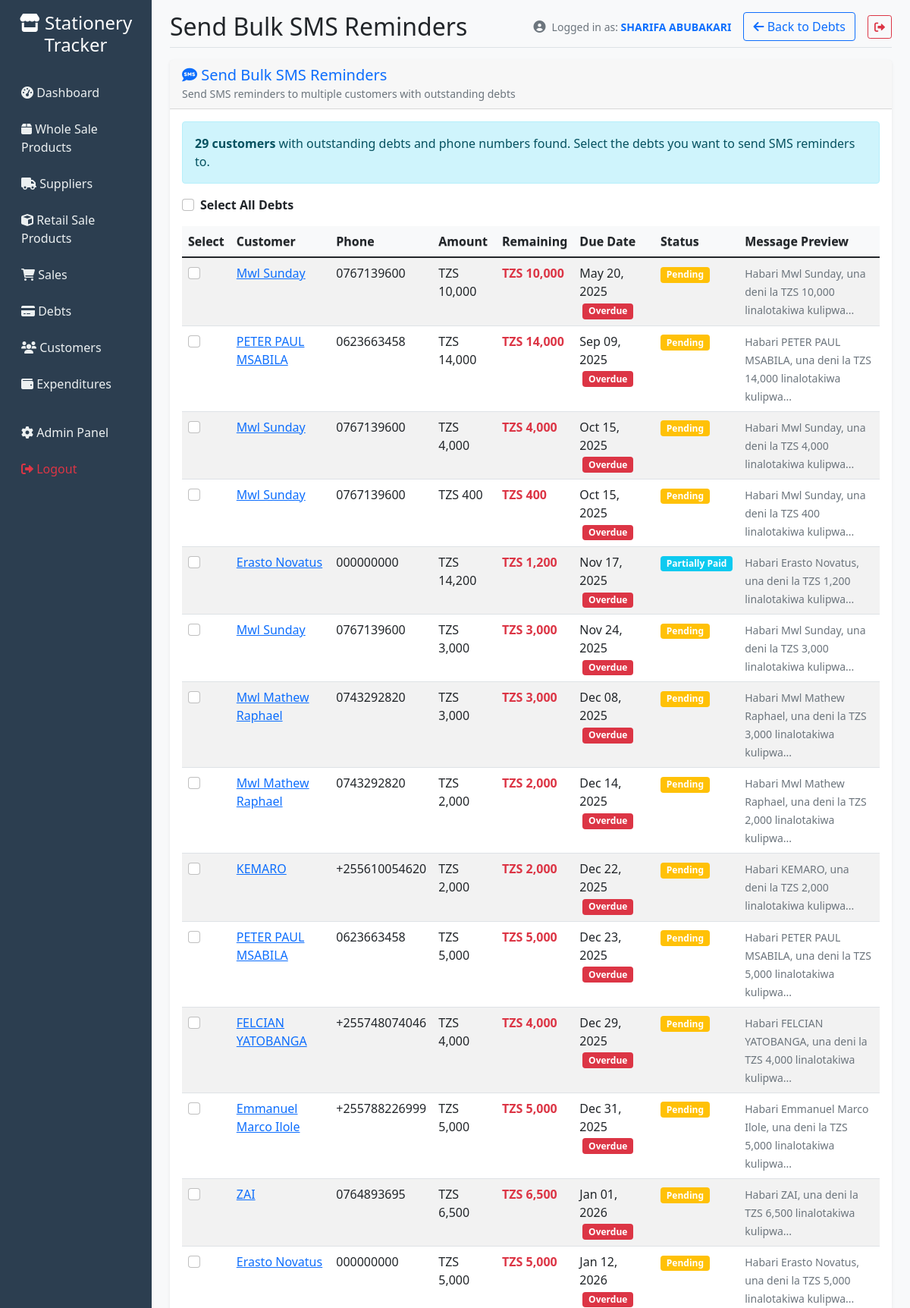
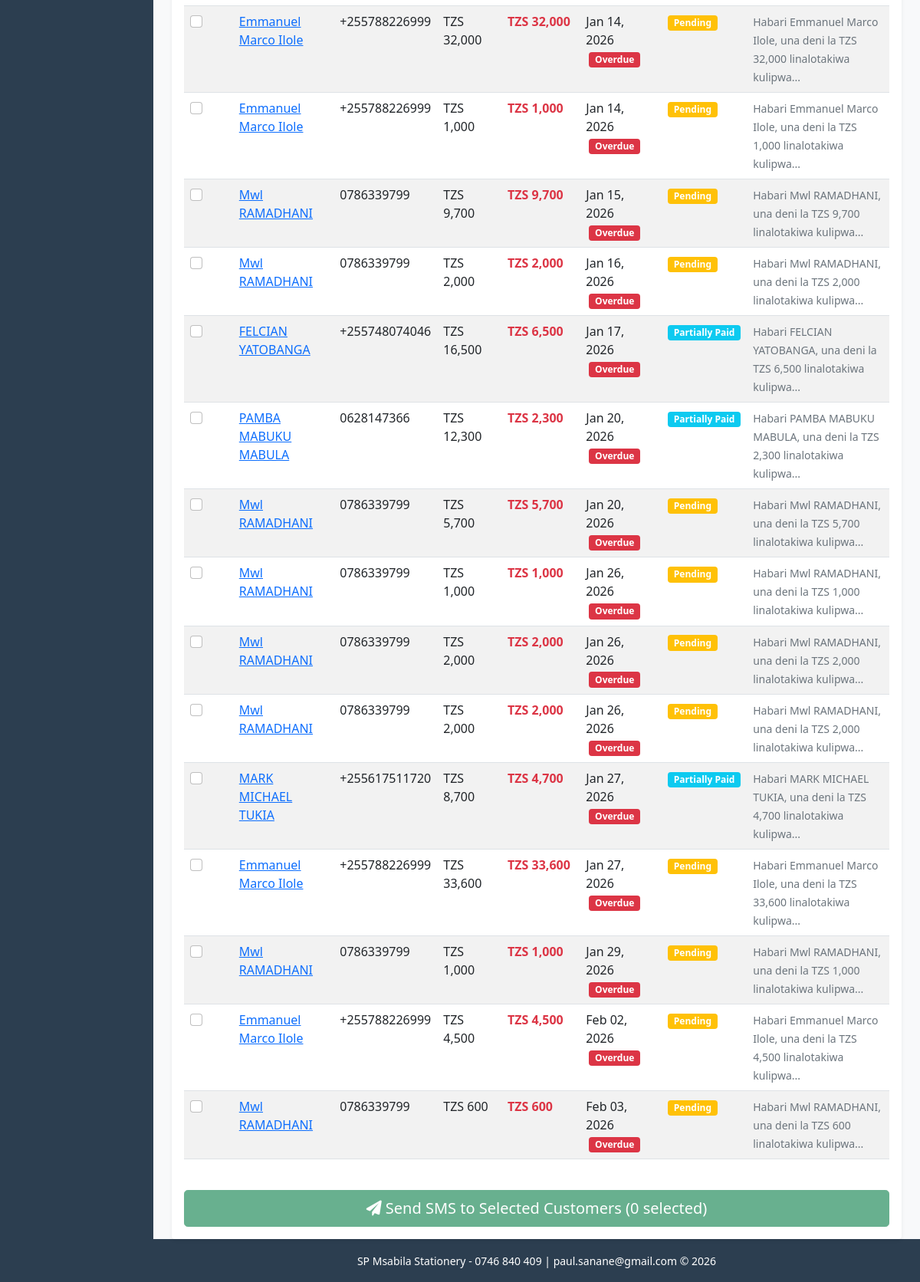
The page /debts/send-bulk-sms/ (signed in) on the database its author committed (2 pictures, top to bottom).
### tracker/models.py (models this page shows, shortened)
class Debt(models.Model):
    STATUS_CHOICES = [
        ('pending', 'Pending'),
        ('partial', 'Partially Paid'),
        ('paid', 'Paid'),
        ('overdue', 'Overdue'),
    ]
    customer = models.ForeignKey(Customer, on_delete=models.CASCADE, related_name='debts')
    sale = models.ForeignKey(Sale, on_delete=models.SET_NULL, related_name='debts', null=True, blank=True)
    created_by = models.ForeignKey(User, on_delete=models.SET_NULL, null=True, blank=True)
    item = models.ForeignKey(StationeryItem, on_delete=models.PROTECT, related_name='debts')
    quantity = models.PositiveIntegerField(default=1)
    amount = models.DecimalField(max_digits=10, decimal_places=2, validators=[MinValueValidator(Decimal('0.01'))])
    paid_amount = models.DecimalField(max_digits=10, decimal_places=2, default=0)
    due_date = models.DateField()
    status = models.CharField(max_length=20, choices=STATUS_CHOICES, default='pending')
    description = models.TextField(blank=True)
    created_at = models.DateTimeField(auto_now_add=True)
    updated_at = models.DateTimeField(auto_now=True)
    class Meta:
        ordering = ['-created_at']
    @property
    def remaining_amount(self):
        return self.amount - self.paid_amount
    @property
    def is_overdue(self):
        from django.utils import timezone
        return self.due_date < timezone.now().date() and self.status != 'paid'

class Customer(models.Model):
    name = models.CharField(max_length=200)
    email = models.EmailField(blank=True)
    phone = models.CharField(max_length=20, blank=True)
    address = models.TextField(blank=True)
    created_at = models.DateTimeField(auto_now_add=True)
    is_active = models.BooleanField(default=True)
    class Meta:
        ordering = ['name']

### tracker/views.py (the view, shortened to what this page needs)
# urls.py: path('debts/send-bulk-sms/', views.send_bulk_debt_sms, name='send_bulk_debt_sms'),
@login_required
def send_bulk_debt_sms(request):
    debts = Debt.objects.select_related('customer').filter(
        status__in=['pending', 'partial', 'overdue'],
        customer__phone__isnull=False
    ).exclude(customer__phone='').order_by('due_date')
    context = {
        'debts': debts,
    }
    return render(request, 'tracker/send_bulk_debt_sms.html', context)

### templates/tracker/send_bulk_debt_sms.html (shortened to what this page needs)
{% extends 'base.html' %}
{% load humanize %}
{% block page_title %}Send Bulk SMS Reminders{% endblock %}
{% block page_actions %}
<div class="btn-group" role="group">
    <a href="{% url 'debts_list' %}" class="btn btn-outline-primary">
        <i class="fas fa-arrow-left"></i> Back to Debts
    </a>
</div>
{% endblock %}
{% block content %}
<div class="row">
    <div class="col-12">
        <div class="card">
            <div class="card-header">
                <h5 class="m-0 font-weight-bold text-primary">
                    <i class="fas fa-sms"></i> Send Bulk SMS Reminders
                </h5>
                <small class="text-muted">Send SMS reminders to multiple customers with outstanding debts</small>
            </div>
            <div class="card-body">
                {% if debts %}
                    <div class="alert alert-info">
                        <strong>{{ debts|length }} customers</strong> with outstanding debts and phone numbers found.
                        Select the debts you want to send SMS reminders to.
                    </div>
                    <form method="post" id="bulk-sms-form">
                        <div class="mb-3">
                            <div class="form-check">
                                <input class="form-check-input" type="checkbox" id="select-all" onchange="toggleAllCheckboxes()">
                                <label class="form-check-label fw-bold" for="select-all">
                                    Select All Debts
                                </label>
                            </div>
                        </div>
                        <div class="table-responsive">
                            <table class="table table-striped">
                                <thead>
                                    <tr>
                                        <th>Select</th>
                                        <th>Customer</th>
                                        <th>Phone</th>
                                        <th>Amount</th>
                                        <th>Remaining</th>
                                        <th>Due Date</th>
                                        <th>Status</th>
                                        <th>Message Preview</th>
                                    </tr>
                                </thead>
                                <tbody>
                                    {% for debt in debts %}
                                    <tr>
                                        <td>
                                            <input class="form-check-input debt-checkbox" type="checkbox"
                                                   name="debt_ids" value="{{ debt.id }}" id="debt-{{ debt.id }}">
                                        </td>
                                        <td>
                                            <a href="{% url 'customer_detail' debt.customer.pk %}">{{ debt.customer.name }}</a>
                                        </td>
                                        <td>{{ debt.customer.phone }}</td>
                                        <td>TZS {{ debt.amount|floatformat:0|intcomma }}</td>
                                        <td>
                                            <strong class="{% if debt.remaining_amount > 0 %}text-danger{% else %}text-success{% endif %}">
                                                TZS {{ debt.remaining_amount|floatformat:0|intcomma }}
                                            </strong>
                                        </td>
                                        <td>
                                            {{ debt.due_date|date:"M d, Y" }}
                                            {% if debt.is_overdue %}
                                                <span class="badge bg-danger ms-1">Overdue</span>
                                            {% endif %}
                                        </td>
                                        <td>
                                            {% if debt.status == 'pending' %}
                                                <span class="badge bg-warning">Pending</span>
                                            {% elif debt.status == 'partial' %}
                                                <span class="badge bg-info">Partially Paid</span>
                                            {% elif debt.status == 'overdue' %}
                                                <span class="badge bg-danger">Overdue</span>
                                            {% endif %}
                                        </td>
                                        <td>
                                            <small class="text-muted">
                                                {% if debt.status == 'overdue' %}
                                                    Habari {{ debt.customer.name }}, deni lako la TZS {{ debt.remaining_amount|floatformat:0|intcomma }} lilikwisha muda...
                                                {% else %}
                                                    Habari {{ debt.customer.name }}, una deni la TZS {{ debt.remaining_amount|floatformat:0|intcomma }} linalotakiwa kulipwa...
                                                {% endif %}
                                            </small>
                                        </td>
                                    </tr>
                                    {% endfor %}
                                </tbody>
                            </table>
                        </div>
                        <div class="mt-4 d-grid">
                            <button type="submit" class="btn btn-success btn-lg" id="send-sms-btn" disabled>
                                <i class="fas fa-paper-plane"></i> Send SMS to Selected Customers
                                <span id="selected-count">(0 selected)</span>
                            </button>
                        </div>
                    </form>
                {% endif %}
            </div>
        </div>
    </div>
</div>
{% endblock %}

### templates/base.html (shortened to what this page needs)
<!DOCTYPE html>
<html lang="en">
<head>
    <link href="https://cdn.jsdelivr.net/npm/bootstrap@5.1.3/dist/css/bootstrap.min.css" rel="stylesheet">
    <link href="https://cdnjs.cloudflare.com/ajax/libs/font-awesome/6.0.0/css/all.min.css" rel="stylesheet">
    {% load static tz %}
    <link href="{% static 'custom.css' %}" rel="stylesheet">
</head>
<body>
    {% localtime on %}
    <div class="container-fluid">
        <div class="row">
            <nav class="col-md-3 col-lg-2 d-md-block sidebar collapse" id="sidebar">
                <div class="position-sticky pt-3">
                    <div class="text-center mb-4 position-relative">
                        <h4 class="text-white">
                            <i class="fas fa-store"></i> Stationery Tracker
                        </h4>
                    </div>
                    <ul class="nav flex-column">
                        <li class="nav-item">
                            <a class="nav-link {% if request.resolver_match.url_name == 'dashboard' %}active{% endif %}" href="{% url 'dashboard' %}">
                                <i class="fas fa-tachometer-alt"></i> Dashboard
                            </a>
                        </li>
                        <li class="nav-item">
                            <a class="nav-link {% if 'product' in request.resolver_match.url_name %}active{% endif %}" href="{% url 'product_list' %}">
                                <i class="fas fa-box"></i> Whole Sale Products
                            </a>
                        </li>
                        <li class="nav-item">
                            <a class="nav-link {% if 'supplier' in request.resolver_match.url_name %}active{% endif %}" href="{% url 'supplier_list' %}">
                                <i class="fas fa-truck"></i> Suppliers
                            </a>
                        </li>
                        <li class="nav-item">
                            <a class="nav-link {% if 'stationery' in request.resolver_match.url_name %}active{% endif %}" href="{% url 'stationery_list' %}">
                                <i class="fas fa-cube"></i> Retail Sale Products
                            </a>
                        </li>
                        <li class="nav-item">
                            <a class="nav-link {% if 'sales' in request.resolver_match.url_name %}active{% endif %}" href="{% url 'sales_list' %}">
                                <i class="fas fa-shopping-cart"></i> Sales
                            </a>
                        </li>
                        <li class="nav-item">
                            <a class="nav-link {% if 'debts' in request.resolver_match.url_name %}active{% endif %}" href="{% url 'debts_list' %}">
                                <i class="fas fa-credit-card"></i> Debts
                            </a>
                        </li>
                        <li class="nav-item">
                            <a class="nav-link {% if 'customers' in request.resolver_match.url_name %}active{% endif %}" href="{% url 'customers_list' %}">
                                <i class="fas fa-users"></i> Customers
                            </a>
                        </li>
                        <li class="nav-item">
                            <a class="nav-link {% if 'expend' in request.resolver_match.url_name %}active{% endif %}" href="{% url 'expenditures_list' %}">
                                <i class="fas fa-wallet"></i> Expenditures
                            </a>
                        </li>
                        <li class="nav-item mt-3">
                            <a class="nav-link" href="/admin/">
                                <i class="fas fa-cog"></i> Admin Panel
                            </a>
                        </li>
                        <li class="nav-item">
                            <form method="post" action="{% url 'logout' %}" style="display: inline;">
                                <button type="submit" class="nav-link text-danger" style="background: none; border: none; padding: 0.75rem 1rem; width: 100%; text-align: left; cursor: pointer;">
                                    <i class="fas fa-sign-out-alt"></i> Logout
                                </button>
                            </form>
                        </li>
                    </ul>
                </div>
            </nav>
            <main class="col-md-9 ms-sm-auto col-lg-10 px-md-4 main-content">
                <div class="d-flex justify-content-between flex-wrap flex-md-nowrap align-items-center pt-3 pb-2 mb-3 border-bottom">
                    <div class="d-flex align-items-center">
                        <h1 class="h2 mb-0">{% block page_title %}Dashboard{% endblock %}</h1>
                    </div>
                    <div class="d-flex align-items-center gap-3">
                        {% if user.is_authenticated %}
                        <div class="d-none d-md-flex align-items-center text-muted">
                            <i class="fas fa-user-circle me-2"></i>
                            <span class="small">
                                Logged in as: <strong class="text-primary">{{ user.get_full_name|default:user.username }}</strong>
                            </span>
                        </div>
                        {% endif %}
                        <div class="btn-toolbar mb-2 mb-md-0">
                            {% block page_actions %}{% endblock %}
                        </div>
                        {% if user.is_authenticated %}
                        <form method="post" action="{% url 'logout' %}" style="display: inline;">
                            <button type="submit" class="btn btn-outline-danger btn-sm" title="Logout">
                                <i class="fas fa-sign-out-alt"></i>
                            </button>
                        </form>
                        {% endif %}
                    </div>
                </div>
                {% block content %}{% endblock %}
            </main>
        </div>
    </div>
    {% endlocaltime %}
        <footer class="text-center text-white" style="background-color:#2c3e50;">
            <div class="container-fluid">
                <div class="row">
                    <div class="col-md-3 col-lg-2 d-md-block" style="background-color:#2c3e50; min-height: 56px;">
                    </div>
                    <div class="col-md-9 ms-sm-auto col-lg-10">
                        <div class="container py-3">
                            <small style="font-size:0.875rem;">SP Msabila Stationery - 0746 840 409 | paul.sanane@gmail.com &copy; {% now "Y" %}</small>
                        </div>
                    </div>
                </div>
            </div>
        </footer>
</body>
</html>

### static/custom.css (style rules this page uses)
.badge { font-size: 0.75em; }
.table thead th { text-shadow: 0 1px 0 rgba(0,0,0,0.25) !important; }

### templates/base.html (style rules this page uses)
.sidebar { min-height: 100vh; background-color: #2c3e50; position: relative; }
.sidebar .nav-link { color: #ecf0f1; padding: 0.75rem 1rem; }
.main-content { background-color: #f8f9fa; min-height: 100vh; }
.card { border: none; box-shadow: 0 0.125rem 0.25rem rgba(0, 0, 0, 0.075); }
.table th { background-color: #f8f9fa; border-top: none; }
.badge { font-size: 0.75em; }
@media (min-width: 768px) { .sidebar { min-height: calc(100vh - 56px); } }

### rows shown on the page
Debt: customer.name "Mwl Sunday", customer.phone "0767139600", amount "10,000", remaining_amount "10,000", due_date "May 20, 2025", status "Overdue"
Debt: customer.name "PETER PAUL MSABILA", customer.phone "0623663458", amount "14,000", remaining_amount "14,000", due_date "Sep 09, 2025", status "Overdue"
Debt: customer.name "Mwl Sunday", customer.phone "0767139600", amount "4,000", remaining_amount "4,000", due_date "Oct 15, 2025", status "Overdue"
Debt: customer.name "Mwl Sunday", customer.phone "0767139600", amount "400", remaining_amount "400", due_date "Oct 15, 2025", status "Overdue"
Debt: customer.name "Erasto Novatus", customer.phone "000000000", amount "14,200", remaining_amount "1,200", due_date "Nov 17, 2025", status "Overdue"
Debt: customer.name "Mwl Sunday", customer.phone "0767139600", amount "3,000", remaining_amount "3,000", due_date "Nov 24, 2025", status "Overdue"
Debt: customer.name "Mwl Mathew Raphael", customer.phone "0743292820", amount "3,000", remaining_amount "3,000", due_date "Dec 08, 2025", status "Overdue"
Debt: customer.name "Mwl Mathew Raphael", customer.phone "0743292820", amount "2,000", remaining_amount "2,000", due_date "Dec 14, 2025", status "Overdue"
Debt: customer.name "KEMARO", customer.phone "+255610054620", amount "2,000", remaining_amount "2,000", due_date "Dec 22, 2025", status "Overdue"
Debt: customer.name "PETER PAUL MSABILA", customer.phone "0623663458", amount "5,000", remaining_amount "5,000", due_date "Dec 23, 2025", status "Overdue"
Debt: customer.name "FELCIAN YATOBANGA", customer.phone "+255748074046", amount "4,000", remaining_amount "4,000", due_date "Dec 29, 2025", status "Overdue"
Debt: customer.name "Emmanuel Marco Ilole", customer.phone "+255788226999", amount "5,000", remaining_amount "5,000", due_date "Dec 31, 2025", status "Overdue"
Debt: customer.name "ZAI", customer.phone "0764893695", amount "6,500", remaining_amount "6,500", due_date "Jan 01, 2026", status "Overdue"
Debt: customer.name "Erasto Novatus", customer.phone "000000000", amount "5,000", remaining_amount "5,000", due_date "Jan 12, 2026", status "Overdue"
Debt: customer.name "Emmanuel Marco Ilole", customer.phone "+255788226999", amount "32,000", remaining_amount "32,000", due_date "Jan 14, 2026", status "Overdue"
Debt: customer.name "Emmanuel Marco Ilole", customer.phone "+255788226999", amount "1,000", remaining_amount "1,000", due_date "Jan 14, 2026", status "Overdue"
Debt: customer.name "Mwl RAMADHANI", customer.phone "0786339799", amount "9,700", remaining_amount "9,700", due_date "Jan 15, 2026", status "Overdue"
Debt: customer.name "Mwl RAMADHANI", customer.phone "0786339799", amount "2,000", remaining_amount "2,000", due_date "Jan 16, 2026", status "Overdue"
Debt: customer.name "FELCIAN YATOBANGA", customer.phone "+255748074046", amount "16,500", remaining_amount "6,500", due_date "Jan 17, 2026", status "Overdue"
Debt: customer.name "PAMBA MABUKU MABULA", customer.phone "0628147366", amount "12,300", remaining_amount "2,300", due_date "Jan 20, 2026", status "Overdue"
Debt: customer.name "Mwl RAMADHANI", customer.phone "0786339799", amount "5,700", remaining_amount "5,700", due_date "Jan 20, 2026", status "Overdue"
Debt: customer.name "Mwl RAMADHANI", customer.phone "0786339799", amount "1,000", remaining_amount "1,000", due_date "Jan 26, 2026", status "Overdue"
Debt: customer.name "Mwl RAMADHANI", customer.phone "0786339799", amount "2,000", remaining_amount "2,000", due_date "Jan 26, 2026", status "Overdue"
Debt: customer.name "Mwl RAMADHANI", customer.phone "0786339799", amount "2,000", remaining_amount "2,000", due_date "Jan 26, 2026", status "Overdue"
Debt: customer.name "MARK MICHAEL TUKIA", customer.phone "+255617511720", amount "8,700", remaining_amount "4,700", due_date "Jan 27, 2026", status "Overdue"
Debt: customer.name "Emmanuel Marco Ilole", customer.phone "+255788226999", amount "33,600", remaining_amount "33,600", due_date "Jan 27, 2026", status "Overdue"
Debt: customer.name "Mwl RAMADHANI", customer.phone "0786339799", amount "1,000", remaining_amount "1,000", due_date "Jan 29, 2026", status "Overdue"
Debt: customer.name "Emmanuel Marco Ilole", customer.phone "+255788226999", amount "4,500", remaining_amount "4,500", due_date "Feb 02, 2026", status "Overdue"
Debt: customer.name "Mwl RAMADHANI", customer.phone "0786339799", amount "600", remaining_amount "600", due_date "Feb 03, 2026", status "Overdue"

### other values the page prints
{{ user.get_full_name|default:user.username }} "SHARIFA ABUBAKARI"
{{ debts|length }} "29"
